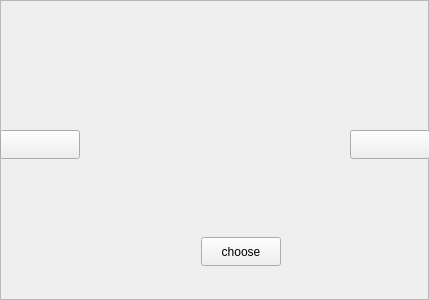
<?xml version="1.0" encoding="UTF-8"?>
<ui version="4.0">
 <class>skineditor</class>
 <widget class="QWidget" name="skineditor">
  <property name="geometry">
   <rect>
    <x>0</x>
    <y>0</y>
    <width>429</width>
    <height>300</height>
   </rect>
  </property>
  <property name="windowTitle">
   <string>Form</string>
  </property>
  <property name="styleSheet">
   <string notr="true">QLabel#label_1
{
border-image: url(:/images/resource/label_1.png) 0 0 0 0 stretch stretch;
}
QLabel#label_2
{
border-image: url(:/images/resource/label_2.png) 0 0 0 0 stretch stretch;
}
QLabel#label_3
{
border-image: url(:/images/resource/label_3.png) 0 0 0 0 stretch stretch;
}
QFrame
{
border-image: url(:/images/resource/menu_back.jpg) 0 0 0 0 stretch stretch;
}
QLabel#label_3
{
border-image: url(:/images/resource/label_3.png) 0 0 0 0 stretch stretch;
}
QPushButton#left_arrow
{
border-image: url(:/images/resource/l_arrow.png) 0 0 0 0 stretch stretch;
}
QPushButton#right_arrow
{
border-image: url(:/images/resource/r_arrow.png) 0 0 0 0 stretch stretch;
}
</string>
  </property>
  <layout class="QGridLayout" name="gridLayout_2">
   <property name="leftMargin">
    <number>0</number>
   </property>
   <property name="topMargin">
    <number>0</number>
   </property>
   <property name="rightMargin">
    <number>0</number>
   </property>
   <property name="bottomMargin">
    <number>0</number>
   </property>
   <item row="0" column="0">
    <widget class="QFrame" name="frame">
     <property name="frameShape">
      <enum>QFrame::StyledPanel</enum>
     </property>
     <property name="frameShadow">
      <enum>QFrame::Raised</enum>
     </property>
     <widget class="QLabel" name="label_1">
      <property name="geometry">
       <rect>
        <x>90</x>
        <y>50</y>
        <width>70</width>
        <height>150</height>
       </rect>
      </property>
      <property name="text">
       <string/>
      </property>
     </widget>
     <widget class="QLabel" name="label_2">
      <property name="geometry">
       <rect>
        <x>180</x>
        <y>60</y>
        <width>70</width>
        <height>150</height>
       </rect>
      </property>
      <property name="text">
       <string/>
      </property>
     </widget>
     <widget class="QLabel" name="label_3">
      <property name="geometry">
       <rect>
        <x>270</x>
        <y>50</y>
        <width>70</width>
        <height>150</height>
       </rect>
      </property>
      <property name="text">
       <string/>
      </property>
     </widget>
     <widget class="QPushButton" name="choose">
      <property name="geometry">
       <rect>
        <x>201</x>
        <y>237</y>
        <width>80</width>
        <height>29</height>
       </rect>
      </property>
      <property name="text">
       <string>choose</string>
      </property>
     </widget>
     <widget class="QPushButton" name="left_arrow">
      <property name="geometry">
       <rect>
        <x>0</x>
        <y>130</y>
        <width>80</width>
        <height>29</height>
       </rect>
      </property>
      <property name="text">
       <string/>
      </property>
     </widget>
     <widget class="QPushButton" name="right_arrow">
      <property name="geometry">
       <rect>
        <x>350</x>
        <y>130</y>
        <width>80</width>
        <height>29</height>
       </rect>
      </property>
      <property name="text">
       <string/>
      </property>
     </widget>
    </widget>
   </item>
  </layout>
 </widget>
 <resources/>
 <connections/>
</ui>
